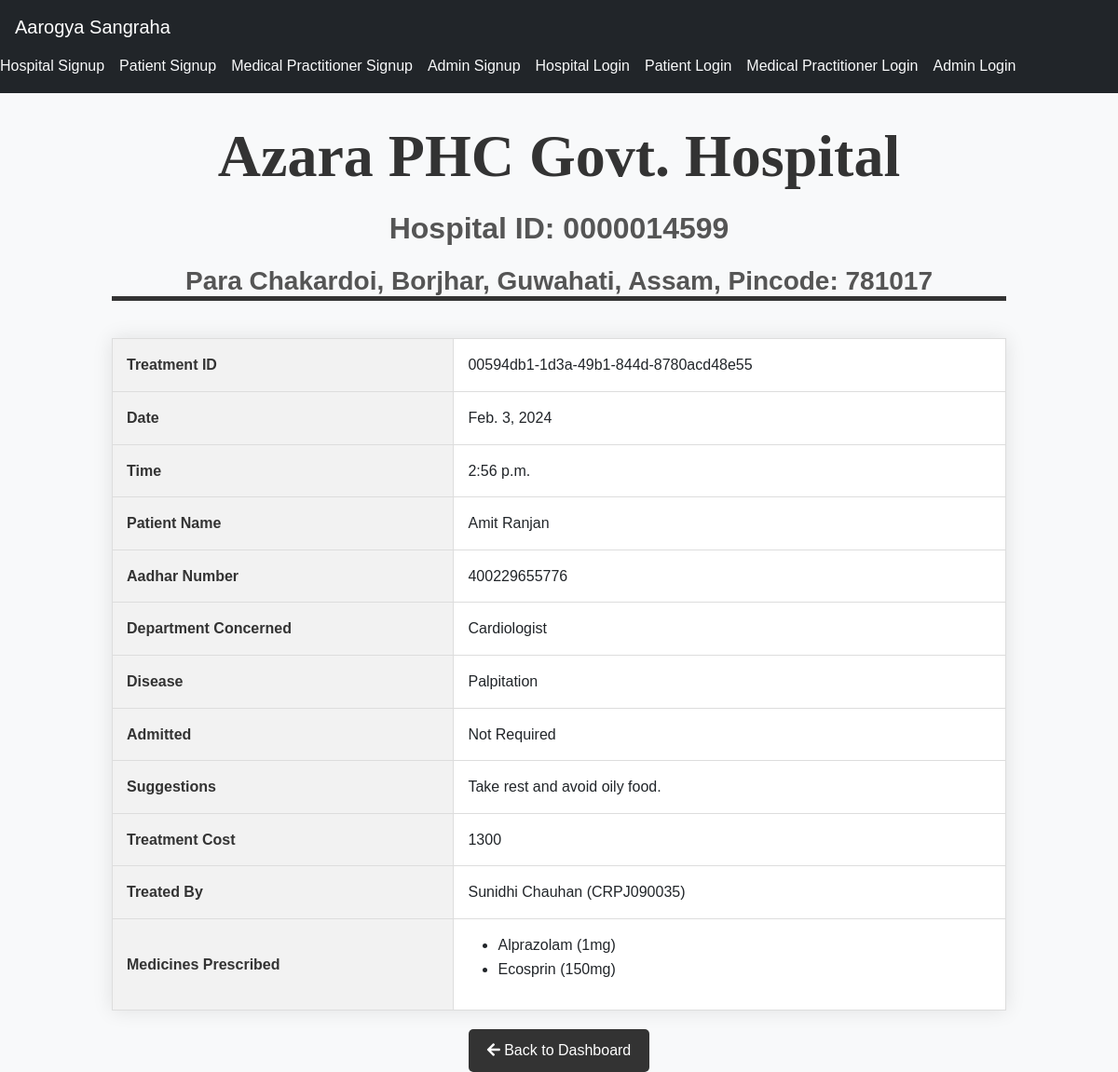
Screenshot of /treatment/treatment-detail/00594db11d3a49b1844d8780acd48e55 with the database file from the repository.
### treatment/models.py (models this page shows, shortened)
class Treatment(models.Model):
    tid = models.UUIDField(primary_key=True, default=uuid.uuid4, editable=False)
    date = models.DateField(auto_now_add=True)
    time = models.TimeField(auto_now_add=True)
    symptoms = models.CharField(max_length=500)
    advisedTest = models.CharField(max_length=250,default=None,null=True,blank=True)
    disease = models.CharField(max_length=75)
    admitted = models.CharField(max_length=20, choices=aList, default='Not Required')
    aadharNo = models.ForeignKey(Patient,on_delete=models.CASCADE,to_field='aadharNo')
    treatmentCost = models.IntegerField()
    medicalID = models.ForeignKey(MedicalPractitioner,on_delete=models.SET_NULL,null=True,blank=True,to_field='medicalID')
    hospitalID = models.ForeignKey(Hospital, on_delete=models.SET_NULL, null=True, blank=True, to_field='hospitalID')
    suggestions = models.CharField(max_length=500,null=True,blank=True,default=None)
    query = models.CharField(max_length=20,choices=q,default='No')
    medicines = models.ManyToManyField(Medicine, through='Medicine_Treatment')

class Hospital(models.Model):
    user=models.OneToOneField(User,on_delete=models.CASCADE)
    hospitalID = models.CharField(max_length=10,primary_key=True)
    address = models.CharField(max_length=100)
    city = models.CharField(max_length=30)
    state = models.CharField(max_length=15)
    pincode = models.CharField(max_length=6)
    status = models.CharField(max_length=20, choices=(
        ('pending', 'Pending Verification'),
        ('approved', 'Approved'),
        ('rejected', 'Rejected')
    ), default='pending')

class Patient(models.Model):
    user=models.OneToOneField(User,on_delete=models.CASCADE)
    aadharNo = models.CharField(max_length=12,primary_key=True)
    sex = models.CharField(max_length=1,choices=sex_c,default=None)
    date_of_birth = models.DateField()
    bloodGroup = models.CharField(max_length=3,choices=bg,default=None)
    emergencyContact = models.CharField(max_length=11)
    criticalInfo = models.CharField(max_length=150,null=True,blank=True,default=None)
    def get_aadharNo(self):
        return self.aadharNo

class MedicalPractitioner(models.Model):
    user=models.OneToOneField(User,on_delete=models.CASCADE)
    medicalID = models.CharField(max_length=10,primary_key=True)
    sex = models.CharField(max_length=1,choices=sex_c,default=None)
    date_of_birth = models.DateField()
    hospitalID = models.ForeignKey(Hospital,on_delete=models.SET_NULL,null=True,blank=True,to_field='hospitalID')
    department = models.CharField(max_length=50,choices=departments,default=None)
    status = models.CharField(max_length=21, choices=(
        ('Authorized','Authorized'),
        ('Suspended','Suspended'),
        ('Permanently Suspended','Permanently Suspended')
    ), default='Authorized')
    def get_medicalID(self):
        return self.medicalID
    def __str__(self):
        return f"{self.user.first_name} {self.user.last_name} ({self.medicalID})"

class Medicine(models.Model):
    medName = models.CharField(max_length=100,primary_key=True)
    company = models.CharField(max_length=50)
    type_med = models.CharField(max_length=50,choices=mtype,default=None)
    regulatoryClass = models.CharField(max_length=50,choices=rclass,default=None)
    dosage = models.IntegerField()
    medCost = models.IntegerField()
    def __str__(self):
        return f"{self.medName} ({self.dosage}mg)"

### treatment/views.py (the view)
# urls.py: path('treatment-detail/<str:tid>',views.treatment_detail,name='treatment_detail'),
def treatment_detail(request, tid):
    treatment = get_object_or_404(models.Treatment, tid=tid)
    return render(request, 'treatment/treatment_detail.html', {'treatment': treatment})

### treatment/templates/treatment/treatment_detail.html (shortened to what this page needs)
<!DOCTYPE html>
<html lang="en">
<head>
    <link href="https://cdn.jsdelivr.net/npm/bootstrap@5.3.3/dist/css/bootstrap.min.css" rel="stylesheet">
    <link rel="stylesheet" href="https://cdnjs.cloudflare.com/ajax/libs/font-awesome/5.15.3/css/all.min.css">
</head>
<body>
    <nav class="navbar navbar-dark bg-dark">
        <a href="{% url 'home' %}" class="navbar-brand ms-3">Aarogya Sangraha</a>
        <div class="navbar">
            <a class="nav-item nav-link text-light me-3" href="{% url 'treatment:hospitalsignup' %}">Hospital Signup</a>
            <a class="nav-item nav-link text-light me-3" href="{% url 'treatment:patientsignup' %}">Patient Signup</a>
            <a class="nav-item nav-link text-light me-3" href="{% url 'treatment:medpracsignup' %}">Medical Practitioner Signup</a>
            <a class="nav-item nav-link text-light me-3" href="{% url 'treatment:adminsignup' %}">Admin Signup</a>
            {% if not user.is_authenticated %}
                <a class="nav-item nav-link text-light me-3" href="{% url 'treatment:hospitallogin' %}">Hospital Login</a>
                <a class="nav-item nav-link text-light me-3" href="{% url 'treatment:patientlogin' %}">Patient Login</a>
                <a class="nav-item nav-link text-light me-3" href="{% url 'treatment:medpraclogin' %}">Medical Practitioner Login</a>
                <a class="nav-item nav-link text-light me-3" href="{% url 'treatment:adminlogin' %}">Admin Login</a>
            {% endif %}
        </div>
    </nav>
    <h1>{{ treatment.hospitalID.user.first_name }} {{ treatment.hospitalID.user.last_name }}</h1>
    <h2>Hospital ID: {{ treatment.hospitalID.hospitalID }}</h2>
    <h3>{{ treatment.hospitalID.address }}, {{ treatment.hospitalID.city }}, {{ treatment.hospitalID.state }}, Pincode: {{ treatment.hospitalID.pincode }}</h3>
    <table>
        <tr>
            <th>Treatment ID</th>
            <td>{{ treatment.tid }}</td>
        </tr>
        <tr>
            <th>Date</th>
            <td>{{ treatment.date }}</td>
        </tr>
        <tr>
            <th>Time</th>
            <td>{{ treatment.time }}</td>
        </tr>
        <tr>
            <th>Patient Name</th>
            <td>{{ treatment.aadharNo.user.first_name }} {{ treatment.aadharNo.user.last_name }}</td>
        </tr>
        <tr>
            <th>Aadhar Number</th>
            <td>{{ treatment.aadharNo.get_aadharNo }}</td>
        </tr>
        <tr>
            <th>Department Concerned</th>
            <td>{{ treatment.medicalID.department }}</td>
        </tr>
        <tr>
            <th>Disease</th>
            <td>{{ treatment.disease }}</td>
        </tr>
        <tr>
            <th>Admitted</th>
            <td>{{ treatment.get_admitted_display }}</td>
        </tr>
        <tr>
            <th>Suggestions</th>
            <td>{{ treatment.suggestions }}</td>
        </tr>
        <tr>
            <th>Treatment Cost</th>
            <td>{{ treatment.treatmentCost }}</td>
        </tr>
        <tr>
            <th>Treated By</th>
            <td>{{ treatment.medicalID }}</td>
        </tr>
        <tr>
            <th>Medicines Prescribed</th>
            <td>
                <ul>
                    {% for medicine in treatment.medicines.all %}
                    <li>{{ medicine }}</li>
                    {% endfor %}
                </ul>
            </td>
        </tr>
    </table>
    <div class="back-link">
        {% if request.user.patient %}
        <a href="{% url 'treatment:patient_dashboard' request.user.patient.get_aadharNo %}"><i class="fas fa-arrow-left"></i> Back to Dashboard</a>
        {% else %}
        <a href="{% url 'treatment:practitioner_dashboard' treatment.medicalID.get_medicalID %}"><i class="fas fa-arrow-left"></i> Back to Dashboard</a>
        {% endif %}
    </div>
</body>
</html>

### treatment/templates/treatment/treatment_detail.html (style rules this page uses)
body { font-family: 'Montserrat', sans-serif; line-height: 1.6; background-color: #f8f9fa; }
h1 { font-family: 'Playfair Display', serif; text-align: center; margin-top: 30px; margin-bottom: 20px; font-weight: bold; font-size: 4em; color: #333; }
h2 { text-align: center; margin-top: 5px; margin-bottom: 20px; font-weight: bold; color: #555; }
h3 { text-align: center; margin-top: 3px; margin-bottom: 40px; font-weight: bold; border-bottom: 5px solid #333; margin-left: 10%; margin-right: 10%; color: #555; }
table { width: 80%; margin: 0 auto; border-collapse: collapse; box-shadow: 0 0 20px rgba(0, 0, 0, 0.1); background-color: #fff; }
th, td { padding: 15px; border: 1px solid #ddd; text-align: left; }
th { background-color: #f2f2f2; color: #333; }
.back-link { margin-top: 20px; text-align: center; }
.back-link a { display: inline-block; padding: 10px 20px; background-color: #333; color: #fff; text-decoration: none; border-radius: 5px; transition: background-color 0.3s ease; }

### rows the page displays
Treatment: hospitalID.user.first_name "Azara PHC", hospitalID.user.last_name "Govt. Hospital", hospitalID.hospitalID "0000014599", hospitalID.address "Para Chakardoi, Borjhar", hospitalID.city "Guwahati", hospitalID.state "Assam", hospitalID.pincode "781017", tid "00594db1-1d3a-49b1-844d-8780acd48e55", date "Feb. 3, 2024", time "2:56 p.m.", aadharNo.user.first_name "Amit", aadharNo.user.last_name "Ranjan", aadharNo.get_aadharNo "400229655776", medicalID.department "Cardiologist", disease "Palpitation", admitted "Not Required", suggestions "Take rest and avoid oily food.", treatmentCost "1300", medicalID "Sunidhi Chauhan (CRPJ090035)"
Medicine: medName+dosage "Alprazolam (1mg)"
Medicine: medName+dosage "Ecosprin (150mg)"
